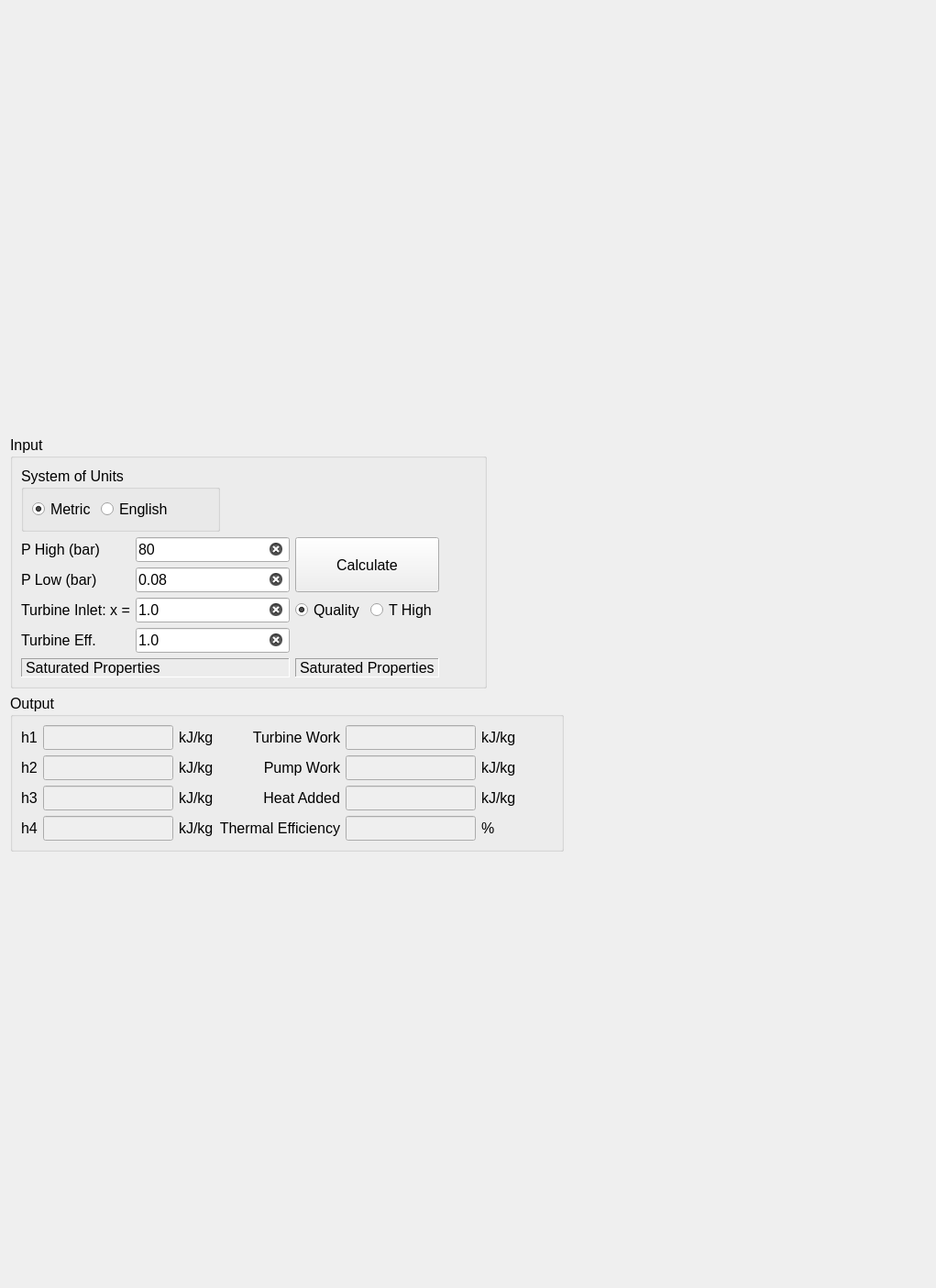
<?xml version="1.0" encoding="UTF-8"?>
<ui version="4.0">
 <class>Form</class>
 <widget class="QWidget" name="Form">
  <property name="geometry">
   <rect>
    <x>0</x>
    <y>0</y>
    <width>1021</width>
    <height>1405</height>
   </rect>
  </property>
  <property name="sizePolicy">
   <sizepolicy hsizetype="Expanding" vsizetype="Expanding">
    <horstretch>0</horstretch>
    <verstretch>0</verstretch>
   </sizepolicy>
  </property>
  <property name="windowTitle">
   <string>Form</string>
  </property>
  <layout class="QVBoxLayout" name="mainVerticalLayout">
   <item>
    <layout class="QVBoxLayout" name="widgetsVerticalLayout">
     <item>
      <widget class="QGroupBox" name="gb_Input">
       <property name="sizePolicy">
        <sizepolicy hsizetype="Fixed" vsizetype="Fixed">
         <horstretch>0</horstretch>
         <verstretch>0</verstretch>
        </sizepolicy>
       </property>
       <property name="font">
        <font>
         <pointsize>12</pointsize>
        </font>
       </property>
       <property name="title">
        <string>Input</string>
       </property>
       <layout class="QVBoxLayout" name="gb_InputVerticalLayout">
        <property name="sizeConstraint">
         <enum>QLayout::SetFixedSize</enum>
        </property>
        <item>
         <layout class="QGridLayout" name="gridLayoutInput">
          <item row="6" column="1">
           <widget class="QLineEdit" name="le_TurbineEff">
            <property name="sizePolicy">
             <sizepolicy hsizetype="Preferred" vsizetype="Fixed">
              <horstretch>0</horstretch>
              <verstretch>0</verstretch>
             </sizepolicy>
            </property>
            <property name="maximumSize">
             <size>
              <width>200</width>
              <height>16777215</height>
             </size>
            </property>
            <property name="baseSize">
             <size>
              <width>100</width>
              <height>0</height>
             </size>
            </property>
            <property name="font">
             <font>
              <pointsize>12</pointsize>
             </font>
            </property>
            <property name="text">
             <string>1.0</string>
            </property>
            <property name="placeholderText">
             <string>turbine isentropic efficiency 0.0&lt;eta&lt;=1.0</string>
            </property>
            <property name="clearButtonEnabled">
             <bool>true</bool>
            </property>
           </widget>
          </item>
          <item row="7" column="2" colspan="2">
           <widget class="QLabel" name="lbl_SatPropLow">
            <property name="font">
             <font>
              <pointsize>12</pointsize>
             </font>
            </property>
            <property name="frameShape">
             <enum>QFrame::Panel</enum>
            </property>
            <property name="frameShadow">
             <enum>QFrame::Sunken</enum>
            </property>
            <property name="text">
             <string>Saturated Properties</string>
            </property>
           </widget>
          </item>
          <item row="4" column="4">
           <spacer name="horizontalSpacer">
            <property name="orientation">
             <enum>Qt::Horizontal</enum>
            </property>
            <property name="sizeHint" stdset="0">
             <size>
              <width>40</width>
              <height>20</height>
             </size>
            </property>
           </spacer>
          </item>
          <item row="2" column="0">
           <widget class="QLabel" name="lbl_PHigh">
            <property name="sizePolicy">
             <sizepolicy hsizetype="Preferred" vsizetype="Preferred">
              <horstretch>0</horstretch>
              <verstretch>0</verstretch>
             </sizepolicy>
            </property>
            <property name="font">
             <font>
              <pointsize>12</pointsize>
             </font>
            </property>
            <property name="text">
             <string>P High (bar)</string>
            </property>
           </widget>
          </item>
          <item row="7" column="0" colspan="2">
           <widget class="QLabel" name="lbl_SatPropHigh">
            <property name="font">
             <font>
              <pointsize>12</pointsize>
             </font>
            </property>
            <property name="frameShape">
             <enum>QFrame::Panel</enum>
            </property>
            <property name="frameShadow">
             <enum>QFrame::Sunken</enum>
            </property>
            <property name="text">
             <string>Saturated Properties</string>
            </property>
           </widget>
          </item>
          <item row="2" column="1">
           <widget class="QLineEdit" name="le_PHigh">
            <property name="sizePolicy">
             <sizepolicy hsizetype="Preferred" vsizetype="Fixed">
              <horstretch>0</horstretch>
              <verstretch>0</verstretch>
             </sizepolicy>
            </property>
            <property name="maximumSize">
             <size>
              <width>200</width>
              <height>16777215</height>
             </size>
            </property>
            <property name="baseSize">
             <size>
              <width>100</width>
              <height>0</height>
             </size>
            </property>
            <property name="font">
             <font>
              <pointsize>12</pointsize>
             </font>
            </property>
            <property name="toolTip">
             <string>Enter the high pressure isobar pressure</string>
            </property>
            <property name="toolTipDuration">
             <number>1</number>
            </property>
            <property name="text">
             <string>80</string>
            </property>
            <property name="placeholderText">
             <string>enter a value for the high pressure isobar</string>
            </property>
            <property name="clearButtonEnabled">
             <bool>true</bool>
            </property>
           </widget>
          </item>
          <item row="6" column="0">
           <widget class="QLabel" name="label">
            <property name="font">
             <font>
              <pointsize>12</pointsize>
             </font>
            </property>
            <property name="text">
             <string>Turbine Eff.</string>
            </property>
            <property name="textFormat">
             <enum>Qt::PlainText</enum>
            </property>
           </widget>
          </item>
          <item row="3" column="1">
           <widget class="QLineEdit" name="le_PLow">
            <property name="sizePolicy">
             <sizepolicy hsizetype="Preferred" vsizetype="Fixed">
              <horstretch>0</horstretch>
              <verstretch>0</verstretch>
             </sizepolicy>
            </property>
            <property name="maximumSize">
             <size>
              <width>200</width>
              <height>16777215</height>
             </size>
            </property>
            <property name="baseSize">
             <size>
              <width>100</width>
              <height>0</height>
             </size>
            </property>
            <property name="font">
             <font>
              <pointsize>12</pointsize>
             </font>
            </property>
            <property name="text">
             <string>0.08</string>
            </property>
            <property name="placeholderText">
             <string>enter a value for the low pressure isobar</string>
            </property>
            <property name="clearButtonEnabled">
             <bool>true</bool>
            </property>
           </widget>
          </item>
          <item row="4" column="0">
           <widget class="QLabel" name="lbl_TurbineInletCondition">
            <property name="sizePolicy">
             <sizepolicy hsizetype="Preferred" vsizetype="Preferred">
              <horstretch>0</horstretch>
              <verstretch>0</verstretch>
             </sizepolicy>
            </property>
            <property name="font">
             <font>
              <pointsize>12</pointsize>
             </font>
            </property>
            <property name="text">
             <string>Turbine Inlet: x =</string>
            </property>
           </widget>
          </item>
          <item row="4" column="1">
           <widget class="QLineEdit" name="le_TurbineInletCondition">
            <property name="sizePolicy">
             <sizepolicy hsizetype="Preferred" vsizetype="Fixed">
              <horstretch>0</horstretch>
              <verstretch>0</verstretch>
             </sizepolicy>
            </property>
            <property name="maximumSize">
             <size>
              <width>200</width>
              <height>16777215</height>
             </size>
            </property>
            <property name="baseSize">
             <size>
              <width>100</width>
              <height>0</height>
             </size>
            </property>
            <property name="font">
             <font>
              <pointsize>12</pointsize>
             </font>
            </property>
            <property name="text">
             <string>1.0</string>
            </property>
            <property name="clearButtonEnabled">
             <bool>true</bool>
            </property>
           </widget>
          </item>
          <item row="4" column="3">
           <widget class="QRadioButton" name="rdo_THigh">
            <property name="font">
             <font>
              <pointsize>12</pointsize>
             </font>
            </property>
            <property name="text">
             <string>T High</string>
            </property>
           </widget>
          </item>
          <item row="4" column="2">
           <widget class="QRadioButton" name="rdo_Quality">
            <property name="font">
             <font>
              <pointsize>12</pointsize>
             </font>
            </property>
            <property name="text">
             <string>Quality</string>
            </property>
            <property name="checked">
             <bool>true</bool>
            </property>
           </widget>
          </item>
          <item row="2" column="2" rowspan="2" colspan="2">
           <widget class="QPushButton" name="btn_Calculate">
            <property name="sizePolicy">
             <sizepolicy hsizetype="Minimum" vsizetype="Preferred">
              <horstretch>0</horstretch>
              <verstretch>0</verstretch>
             </sizepolicy>
            </property>
            <property name="font">
             <font>
              <pointsize>12</pointsize>
             </font>
            </property>
            <property name="text">
             <string>Calculate</string>
            </property>
           </widget>
          </item>
          <item row="3" column="0">
           <widget class="QLabel" name="lbl_PLow">
            <property name="sizePolicy">
             <sizepolicy hsizetype="Preferred" vsizetype="Preferred">
              <horstretch>0</horstretch>
              <verstretch>0</verstretch>
             </sizepolicy>
            </property>
            <property name="font">
             <font>
              <pointsize>12</pointsize>
             </font>
            </property>
            <property name="text">
             <string>P Low (bar)</string>
            </property>
           </widget>
          </item>
          <item row="1" column="0" colspan="2">
           <widget class="QGroupBox" name="gb_UnitsSystem">
            <property name="sizePolicy">
             <sizepolicy hsizetype="Fixed" vsizetype="Preferred">
              <horstretch>0</horstretch>
              <verstretch>0</verstretch>
             </sizepolicy>
            </property>
            <property name="title">
             <string>System of Units</string>
            </property>
            <layout class="QHBoxLayout" name="horizontalLayout">
             <item>
              <widget class="QRadioButton" name="rb_SI">
               <property name="text">
                <string>Metric</string>
               </property>
               <property name="checked">
                <bool>true</bool>
               </property>
              </widget>
             </item>
             <item>
              <widget class="QRadioButton" name="rb_English">
               <property name="text">
                <string>English</string>
               </property>
              </widget>
             </item>
             <item>
              <spacer name="horizontalSpacer_3">
               <property name="orientation">
                <enum>Qt::Horizontal</enum>
               </property>
               <property name="sizeHint" stdset="0">
                <size>
                 <width>40</width>
                 <height>20</height>
                </size>
               </property>
              </spacer>
             </item>
            </layout>
           </widget>
          </item>
         </layout>
        </item>
       </layout>
      </widget>
     </item>
     <item>
      <widget class="QGroupBox" name="gb_Output">
       <property name="sizePolicy">
        <sizepolicy hsizetype="Fixed" vsizetype="Fixed">
         <horstretch>1</horstretch>
         <verstretch>1</verstretch>
        </sizepolicy>
       </property>
       <property name="font">
        <font>
         <pointsize>12</pointsize>
        </font>
       </property>
       <property name="title">
        <string>Output</string>
       </property>
       <layout class="QVBoxLayout" name="gb_OutputVerticalLayout">
        <item>
         <layout class="QGridLayout" name="gridLayoutOutput">
          <item row="2" column="1">
           <widget class="QLineEdit" name="le_H3">
            <property name="enabled">
             <bool>false</bool>
            </property>
            <property name="sizePolicy">
             <sizepolicy hsizetype="Preferred" vsizetype="Fixed">
              <horstretch>0</horstretch>
              <verstretch>0</verstretch>
             </sizepolicy>
            </property>
            <property name="maximumSize">
             <size>
              <width>200</width>
              <height>16777215</height>
             </size>
            </property>
            <property name="baseSize">
             <size>
              <width>0</width>
              <height>0</height>
             </size>
            </property>
            <property name="font">
             <font>
              <pointsize>12</pointsize>
             </font>
            </property>
           </widget>
          </item>
          <item row="2" column="2">
           <widget class="QLabel" name="lbl_H3Units">
            <property name="sizePolicy">
             <sizepolicy hsizetype="Preferred" vsizetype="Fixed">
              <horstretch>0</horstretch>
              <verstretch>0</verstretch>
             </sizepolicy>
            </property>
            <property name="font">
             <font>
              <pointsize>12</pointsize>
             </font>
            </property>
            <property name="text">
             <string>kJ/kg</string>
            </property>
           </widget>
          </item>
          <item row="0" column="0">
           <widget class="QLabel" name="label_2">
            <property name="sizePolicy">
             <sizepolicy hsizetype="Preferred" vsizetype="Fixed">
              <horstretch>0</horstretch>
              <verstretch>0</verstretch>
             </sizepolicy>
            </property>
            <property name="font">
             <font>
              <pointsize>12</pointsize>
             </font>
            </property>
            <property name="focusPolicy">
             <enum>Qt::WheelFocus</enum>
            </property>
            <property name="text">
             <string>h1</string>
            </property>
           </widget>
          </item>
          <item row="1" column="2">
           <widget class="QLabel" name="lbl_H2Units">
            <property name="sizePolicy">
             <sizepolicy hsizetype="Preferred" vsizetype="Fixed">
              <horstretch>0</horstretch>
              <verstretch>0</verstretch>
             </sizepolicy>
            </property>
            <property name="font">
             <font>
              <pointsize>12</pointsize>
             </font>
            </property>
            <property name="text">
             <string>kJ/kg</string>
            </property>
           </widget>
          </item>
          <item row="3" column="1">
           <widget class="QLineEdit" name="le_H4">
            <property name="enabled">
             <bool>false</bool>
            </property>
            <property name="sizePolicy">
             <sizepolicy hsizetype="Preferred" vsizetype="Fixed">
              <horstretch>0</horstretch>
              <verstretch>0</verstretch>
             </sizepolicy>
            </property>
            <property name="maximumSize">
             <size>
              <width>200</width>
              <height>16777215</height>
             </size>
            </property>
            <property name="baseSize">
             <size>
              <width>0</width>
              <height>0</height>
             </size>
            </property>
            <property name="font">
             <font>
              <pointsize>12</pointsize>
             </font>
            </property>
           </widget>
          </item>
          <item row="2" column="4">
           <widget class="QLineEdit" name="le_HeatAdded">
            <property name="enabled">
             <bool>false</bool>
            </property>
            <property name="sizePolicy">
             <sizepolicy hsizetype="Preferred" vsizetype="Fixed">
              <horstretch>0</horstretch>
              <verstretch>0</verstretch>
             </sizepolicy>
            </property>
            <property name="maximumSize">
             <size>
              <width>200</width>
              <height>16777215</height>
             </size>
            </property>
            <property name="baseSize">
             <size>
              <width>0</width>
              <height>0</height>
             </size>
            </property>
            <property name="font">
             <font>
              <pointsize>12</pointsize>
             </font>
            </property>
           </widget>
          </item>
          <item row="3" column="4">
           <widget class="QLineEdit" name="le_Efficiency">
            <property name="enabled">
             <bool>false</bool>
            </property>
            <property name="sizePolicy">
             <sizepolicy hsizetype="Preferred" vsizetype="Fixed">
              <horstretch>0</horstretch>
              <verstretch>0</verstretch>
             </sizepolicy>
            </property>
            <property name="maximumSize">
             <size>
              <width>200</width>
              <height>16777215</height>
             </size>
            </property>
            <property name="baseSize">
             <size>
              <width>0</width>
              <height>0</height>
             </size>
            </property>
            <property name="font">
             <font>
              <pointsize>12</pointsize>
             </font>
            </property>
           </widget>
          </item>
          <item row="0" column="1">
           <widget class="QLineEdit" name="le_H1">
            <property name="enabled">
             <bool>false</bool>
            </property>
            <property name="sizePolicy">
             <sizepolicy hsizetype="Preferred" vsizetype="Fixed">
              <horstretch>0</horstretch>
              <verstretch>0</verstretch>
             </sizepolicy>
            </property>
            <property name="maximumSize">
             <size>
              <width>200</width>
              <height>16777215</height>
             </size>
            </property>
            <property name="baseSize">
             <size>
              <width>0</width>
              <height>0</height>
             </size>
            </property>
            <property name="font">
             <font>
              <pointsize>12</pointsize>
             </font>
            </property>
           </widget>
          </item>
          <item row="2" column="5">
           <widget class="QLabel" name="lbl_HeatAddedUnits">
            <property name="sizePolicy">
             <sizepolicy hsizetype="Preferred" vsizetype="Fixed">
              <horstretch>0</horstretch>
              <verstretch>0</verstretch>
             </sizepolicy>
            </property>
            <property name="font">
             <font>
              <pointsize>12</pointsize>
             </font>
            </property>
            <property name="text">
             <string>kJ/kg</string>
            </property>
           </widget>
          </item>
          <item row="1" column="5">
           <widget class="QLabel" name="lbl_PumpWorkUnits">
            <property name="sizePolicy">
             <sizepolicy hsizetype="Preferred" vsizetype="Fixed">
              <horstretch>0</horstretch>
              <verstretch>0</verstretch>
             </sizepolicy>
            </property>
            <property name="font">
             <font>
              <pointsize>12</pointsize>
             </font>
            </property>
            <property name="text">
             <string>kJ/kg</string>
            </property>
           </widget>
          </item>
          <item row="1" column="1">
           <widget class="QLineEdit" name="le_H2">
            <property name="enabled">
             <bool>false</bool>
            </property>
            <property name="sizePolicy">
             <sizepolicy hsizetype="Preferred" vsizetype="Fixed">
              <horstretch>0</horstretch>
              <verstretch>0</verstretch>
             </sizepolicy>
            </property>
            <property name="maximumSize">
             <size>
              <width>200</width>
              <height>16777215</height>
             </size>
            </property>
            <property name="baseSize">
             <size>
              <width>0</width>
              <height>0</height>
             </size>
            </property>
            <property name="font">
             <font>
              <pointsize>12</pointsize>
             </font>
            </property>
           </widget>
          </item>
          <item row="3" column="3">
           <widget class="QLabel" name="label_10">
            <property name="sizePolicy">
             <sizepolicy hsizetype="Preferred" vsizetype="Fixed">
              <horstretch>0</horstretch>
              <verstretch>0</verstretch>
             </sizepolicy>
            </property>
            <property name="font">
             <font>
              <pointsize>12</pointsize>
             </font>
            </property>
            <property name="text">
             <string>Thermal Efficiency</string>
            </property>
            <property name="alignment">
             <set>Qt::AlignRight|Qt::AlignTrailing|Qt::AlignVCenter</set>
            </property>
           </widget>
          </item>
          <item row="0" column="5">
           <widget class="QLabel" name="lbl_TurbineWorkUnits">
            <property name="sizePolicy">
             <sizepolicy hsizetype="Preferred" vsizetype="Fixed">
              <horstretch>0</horstretch>
              <verstretch>0</verstretch>
             </sizepolicy>
            </property>
            <property name="font">
             <font>
              <pointsize>12</pointsize>
             </font>
            </property>
            <property name="text">
             <string>kJ/kg</string>
            </property>
           </widget>
          </item>
          <item row="3" column="2">
           <widget class="QLabel" name="lbl_H4Units">
            <property name="sizePolicy">
             <sizepolicy hsizetype="Preferred" vsizetype="Fixed">
              <horstretch>0</horstretch>
              <verstretch>0</verstretch>
             </sizepolicy>
            </property>
            <property name="font">
             <font>
              <pointsize>12</pointsize>
             </font>
            </property>
            <property name="text">
             <string>kJ/kg</string>
            </property>
           </widget>
          </item>
          <item row="2" column="3">
           <widget class="QLabel" name="label_11">
            <property name="sizePolicy">
             <sizepolicy hsizetype="Preferred" vsizetype="Fixed">
              <horstretch>0</horstretch>
              <verstretch>0</verstretch>
             </sizepolicy>
            </property>
            <property name="font">
             <font>
              <pointsize>12</pointsize>
             </font>
            </property>
            <property name="text">
             <string>Heat Added</string>
            </property>
            <property name="alignment">
             <set>Qt::AlignRight|Qt::AlignTrailing|Qt::AlignVCenter</set>
            </property>
           </widget>
          </item>
          <item row="0" column="3">
           <widget class="QLabel" name="label_14">
            <property name="sizePolicy">
             <sizepolicy hsizetype="Preferred" vsizetype="Fixed">
              <horstretch>0</horstretch>
              <verstretch>0</verstretch>
             </sizepolicy>
            </property>
            <property name="font">
             <font>
              <pointsize>12</pointsize>
             </font>
            </property>
            <property name="text">
             <string>Turbine Work</string>
            </property>
            <property name="alignment">
             <set>Qt::AlignRight|Qt::AlignTrailing|Qt::AlignVCenter</set>
            </property>
           </widget>
          </item>
          <item row="3" column="5">
           <widget class="QLabel" name="label_12">
            <property name="sizePolicy">
             <sizepolicy hsizetype="Preferred" vsizetype="Fixed">
              <horstretch>0</horstretch>
              <verstretch>0</verstretch>
             </sizepolicy>
            </property>
            <property name="font">
             <font>
              <pointsize>12</pointsize>
             </font>
            </property>
            <property name="text">
             <string>%</string>
            </property>
           </widget>
          </item>
          <item row="0" column="4">
           <widget class="QLineEdit" name="le_TurbineWork">
            <property name="enabled">
             <bool>false</bool>
            </property>
            <property name="sizePolicy">
             <sizepolicy hsizetype="Preferred" vsizetype="Fixed">
              <horstretch>0</horstretch>
              <verstretch>0</verstretch>
             </sizepolicy>
            </property>
            <property name="maximumSize">
             <size>
              <width>200</width>
              <height>16777215</height>
             </size>
            </property>
            <property name="baseSize">
             <size>
              <width>0</width>
              <height>0</height>
             </size>
            </property>
            <property name="font">
             <font>
              <pointsize>12</pointsize>
             </font>
            </property>
           </widget>
          </item>
          <item row="3" column="0">
           <widget class="QLabel" name="label_7">
            <property name="sizePolicy">
             <sizepolicy hsizetype="Preferred" vsizetype="Fixed">
              <horstretch>0</horstretch>
              <verstretch>0</verstretch>
             </sizepolicy>
            </property>
            <property name="font">
             <font>
              <pointsize>12</pointsize>
             </font>
            </property>
            <property name="text">
             <string>h4</string>
            </property>
           </widget>
          </item>
          <item row="1" column="3">
           <widget class="QLabel" name="label_15">
            <property name="sizePolicy">
             <sizepolicy hsizetype="Preferred" vsizetype="Fixed">
              <horstretch>0</horstretch>
              <verstretch>0</verstretch>
             </sizepolicy>
            </property>
            <property name="font">
             <font>
              <pointsize>12</pointsize>
             </font>
            </property>
            <property name="text">
             <string>Pump Work</string>
            </property>
            <property name="alignment">
             <set>Qt::AlignRight|Qt::AlignTrailing|Qt::AlignVCenter</set>
            </property>
           </widget>
          </item>
          <item row="1" column="4">
           <widget class="QLineEdit" name="le_PumpWork">
            <property name="enabled">
             <bool>false</bool>
            </property>
            <property name="sizePolicy">
             <sizepolicy hsizetype="Preferred" vsizetype="Fixed">
              <horstretch>0</horstretch>
              <verstretch>0</verstretch>
             </sizepolicy>
            </property>
            <property name="maximumSize">
             <size>
              <width>200</width>
              <height>16777215</height>
             </size>
            </property>
            <property name="baseSize">
             <size>
              <width>0</width>
              <height>0</height>
             </size>
            </property>
            <property name="font">
             <font>
              <pointsize>12</pointsize>
             </font>
            </property>
           </widget>
          </item>
          <item row="1" column="0">
           <widget class="QLabel" name="label_5">
            <property name="sizePolicy">
             <sizepolicy hsizetype="Preferred" vsizetype="Fixed">
              <horstretch>0</horstretch>
              <verstretch>0</verstretch>
             </sizepolicy>
            </property>
            <property name="font">
             <font>
              <pointsize>12</pointsize>
             </font>
            </property>
            <property name="text">
             <string>h2</string>
            </property>
           </widget>
          </item>
          <item row="0" column="2">
           <widget class="QLabel" name="lbl_H1Units">
            <property name="sizePolicy">
             <sizepolicy hsizetype="Preferred" vsizetype="Fixed">
              <horstretch>0</horstretch>
              <verstretch>0</verstretch>
             </sizepolicy>
            </property>
            <property name="font">
             <font>
              <pointsize>12</pointsize>
             </font>
            </property>
            <property name="text">
             <string>kJ/kg</string>
            </property>
           </widget>
          </item>
          <item row="2" column="0">
           <widget class="QLabel" name="label_9">
            <property name="sizePolicy">
             <sizepolicy hsizetype="Preferred" vsizetype="Fixed">
              <horstretch>0</horstretch>
              <verstretch>0</verstretch>
             </sizepolicy>
            </property>
            <property name="font">
             <font>
              <pointsize>12</pointsize>
             </font>
            </property>
            <property name="text">
             <string>h3</string>
            </property>
           </widget>
          </item>
          <item row="1" column="6">
           <spacer name="horizontalSpacer_2">
            <property name="orientation">
             <enum>Qt::Horizontal</enum>
            </property>
            <property name="sizeHint" stdset="0">
             <size>
              <width>40</width>
              <height>20</height>
             </size>
            </property>
           </spacer>
          </item>
         </layout>
        </item>
       </layout>
      </widget>
     </item>
    </layout>
   </item>
  </layout>
 </widget>
 <tabstops>
  <tabstop>rb_SI</tabstop>
  <tabstop>rb_English</tabstop>
  <tabstop>le_PHigh</tabstop>
  <tabstop>le_PLow</tabstop>
  <tabstop>rdo_Quality</tabstop>
  <tabstop>rdo_THigh</tabstop>
  <tabstop>le_TurbineInletCondition</tabstop>
  <tabstop>le_TurbineEff</tabstop>
  <tabstop>btn_Calculate</tabstop>
  <tabstop>le_H1</tabstop>
  <tabstop>le_H2</tabstop>
  <tabstop>le_H3</tabstop>
  <tabstop>le_H4</tabstop>
  <tabstop>le_TurbineWork</tabstop>
  <tabstop>le_PumpWork</tabstop>
  <tabstop>le_HeatAdded</tabstop>
  <tabstop>le_Efficiency</tabstop>
  <tabstop>label_2</tabstop>
 </tabstops>
 <resources/>
 <connections/>
</ui>
